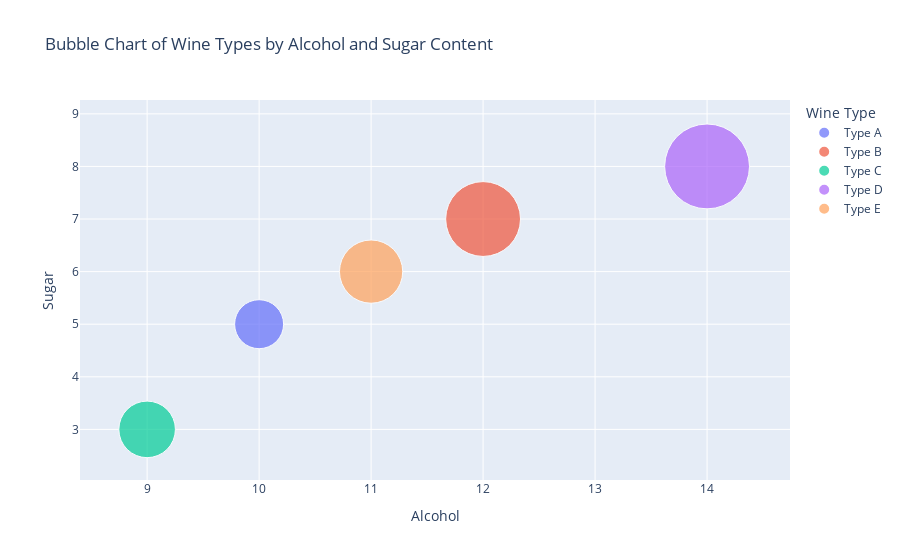

Here is the notebook cell this chart was saved with:
### Markdown cell above
BUBBLE CHART

### Code cell
import plotly.express as px
import pandas as pd

# Sample data
data = {
    'Wine Type': ['Type A', 'Type B', 'Type C', 'Type D', 'Type E'],
    'Alcohol': [10, 12, 9, 14, 11],       # X-axis
    'Sugar': [5, 7, 3, 8, 6],             # Y-axis
    'Quality': [3, 7, 4, 9, 5]            # Bubble size
}

df = pd.DataFrame(data)

# Create Bubble Chart
fig = px.scatter(df, 
                 x='Alcohol', 
                 y='Sugar', 
                 size='Quality',             # Bubble size
                 color='Wine Type',          # Bubble color
                 hover_name='Wine Type',     # Hover info
                 size_max=60,                # Max bubble size
                 title='Bubble Chart of Wine Types by Alcohol and Sugar Content')

fig.show()

### Figure 1 — Plotly figure (JSON) as saved in the notebook; plotly's stock layout.template omitted (floating-point values rounded to 4 significant figures)
{"data": [{"hovertemplate": "<b>%{hovertext}</b><br><br>Wine Type=Type A<br>Alcohol=%{x}<br>Sugar=%{y}<br>Quality=%{marker.size}<extra></extra>", "hovertext": ["Type A"], "legendgroup": "Type A", "marker": {"color": "#636efa", "size": [3], "sizemode": "area", "sizeref": 0.0025, "symbol": "circle"}, "mode": "markers", "name": "Type A", "orientation": "v", "showlegend": true, "type": "scatter", "x": [10], "xaxis": "x", "y": [5], "yaxis": "y"}, {"hovertemplate": "<b>%{hovertext}</b><br><br>Wine Type=Type B<br>Alcohol=%{x}<br>Sugar=%{y}<br>Quality=%{marker.size}<extra></extra>", "hovertext": ["Type B"], "legendgroup": "Type B", "marker": {"color": "#EF553B", "size": [7], "sizemode": "area", "sizeref": 0.0025, "symbol": "circle"}, "mode": "markers", "name": "Type B", "orientation": "v", "showlegend": true, "type": "scatter", "x": [12], "xaxis": "x", "y": [7], "yaxis": "y"}, {"hovertemplate": "<b>%{hovertext}</b><br><br>Wine Type=Type C<br>Alcohol=%{x}<br>Sugar=%{y}<br>Quality=%{marker.size}<extra></extra>", "hovertext": ["Type C"], "legendgroup": "Type C", "marker": {"color": "#00cc96", "size": [4], "sizemode": "area", "sizeref": 0.0025, "symbol": "circle"}, "mode": "markers", "name": "Type C", "orientation": "v", "showlegend": true, "type": "scatter", "x": [9], "xaxis": "x", "y": [3], "yaxis": "y"}, {"hovertemplate": "<b>%{hovertext}</b><br><br>Wine Type=Type D<br>Alcohol=%{x}<br>Sugar=%{y}<br>Quality=%{marker.size}<extra></extra>", "hovertext": ["Type D"], "legendgroup": "Type D", "marker": {"color": "#ab63fa", "size": [9], "sizemode": "area", "sizeref": 0.0025, "symbol": "circle"}, "mode": "markers", "name": "Type D", "orientation": "v", "showlegend": true, "type": "scatter", "x": [14], "xaxis": "x", "y": [8], "yaxis": "y"}, {"hovertemplate": "<b>%{hovertext}</b><br><br>Wine Type=Type E<br>Alcohol=%{x}<br>Sugar=%{y}<br>Quality=%{marker.size}<extra></extra>", "hovertext": ["Type E"], "legendgroup": "Type E", "marker": {"color": "#FFA15A", "size": [5], "sizemode": "area", "sizeref": 0.0025, "symbol": "circle"}, "mode": "markers", "name": "Type E", "orientation": "v", "showlegend": true, "type": "scatter", "x": [11], "xaxis": "x", "y": [6], "yaxis": "y"}], "layout": {"autosize": true, "legend": {"itemsizing": "constant", "title": {"text": "Wine Type"}, "tracegroupgap": 0}, "title": {"text": "Bubble Chart of Wine Types by Alcohol and Sugar Content"}, "xaxis": {"anchor": "y", "autorange": true, "domain": [0, 1], "range": [8.26, 14.94], "title": {"text": "Alcohol"}, "type": "linear"}, "yaxis": {"anchor": "x", "autorange": true, "domain": [0, 1], "range": [0.5512, 11.4], "title": {"text": "Sugar"}, "type": "linear"}}}
